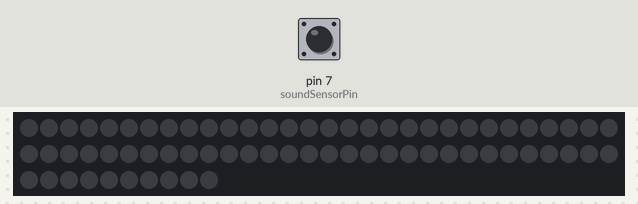
Recording of a sketch running on a simulated Arduino Uno, built with avr-gcc and run on an emulated ATmega328P. Shown: 70 RGB LEDs in strip order, left to right, continuing on the next row. Inputs (shaded band) come from the test bench; at power-on: pin 7 (soundSensorPin) LOW. Dim RGB values are drawn brighter than linear; random numbers use the default seed unless the sketch sets one.

Above: at 1.2 s.
1.3 s: pin 7 (soundSensorPin) driven HIGH
At 1.48 s:
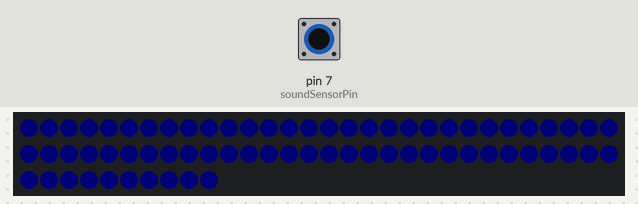
3.7 s: pin 7 (soundSensorPin) driven LOW
At 3.7 s:
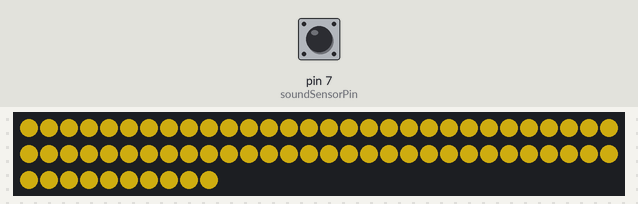
5.2 s: pin 7 (soundSensorPin) driven HIGH
At 5.66 s:
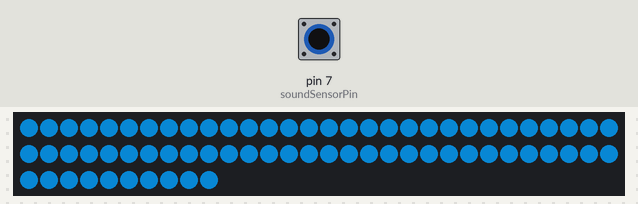
8.2 s: pin 7 (soundSensorPin) driven LOW
At 8.2 s:
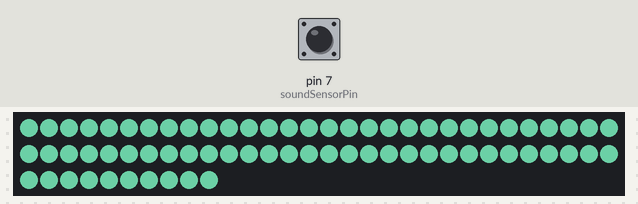
9.7 s: pin 7 (soundSensorPin) driven HIGH
At 9.86 s:
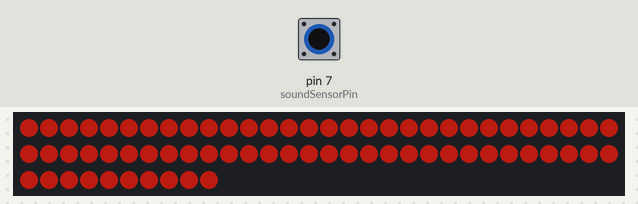
12.7 s: pin 7 (soundSensorPin) pulsed LOW 2 times (0.12 s each, 0.3 s apart)
At 12.84 s:
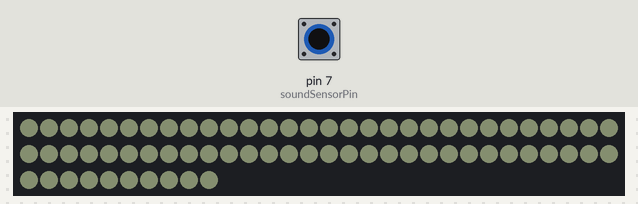
Timing chart, 0 to 15.7 s (numbered marks = the images above; inputs shaded):
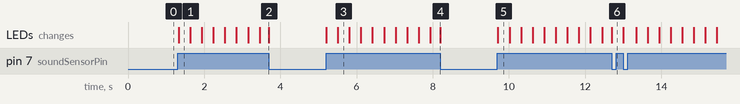

Measured:
- after the input at 1.3 s, the LEDs: change at once (image 1)
- after the input at 3.7 s, every drawn part: stays the same
- after the input at 5.2 s, the LEDs: first change at once (image 3 shows a later state)
- after the input at 8.2 s, every drawn part: stays the same
- after the input at 9.7 s, the LEDs: change at once (image 5)

The sketch:

CSC_235_Final_porject.ino
```cpp
//#include <ArduinoBLE.h>
#include <Adafruit_NeoPixel.h>
Adafruit_NeoPixel strip(70,6); //(Amount, Pin#)

unsigned long startTime = 0; // initialize the start time variable
boolean soundBelowThreshold = false; // initialize the flag variable

int soundSensorPin= 7;
int sound;
//boolean val =0;

void setup(){
Serial.begin (9600);
strip.begin();
strip.clear();
strip.setBrightness(20);

pinMode( 7, INPUT); // check 101 sound sensor project

}
void loop (){

sound = digitalRead(soundSensorPin);
 if (sound == 1) {
 // fucntion light will display when sensor detects sound
 BouncingBrightness(strip.Color(random (0,255), random(0,255),random(0,255)), 10);
 strip.show();
  }


    if (sound == 0) {
  strip.clear();
  }

  }


void BouncingBrightness(uint32_t aColor, int anInterval) {
  static int brightness = 0;
  static boolean pixbrightness = true;

  // code for timer
  static unsigned long startTime = millis();
  unsigned long currentTime = millis();

  if (currentTime - startTime >= anInterval) {
    strip.clear();

    for (int index = 0; index < strip.numPixels(); index++) {
      strip.setPixelColor(index, aColor);
    }

    // if statement to brighten and dim lights

    if (pixbrightness == false) {
      brightness--;
    }

    if (pixbrightness == true) {
      brightness++;
    }
    if (brightness >= 255) {
      pixbrightness = false;
    }
    if (brightness <= 0) {
      pixbrightness = true;
    }

    // turn on current neopixel
    strip.setBrightness(brightness);
    strip.show();
    startTime = millis();
  }
}

//// Input a value 0 to 255 to get a color value.
//// The colours are a transition r - g - b - back to r.
//uint32_t Wheel(byte WheelPos) {
//  if (WheelPos < 85) {
//    return strip.Color(WheelPos * 3, 255 - WheelPos * 3, 0);
//  }
//  else if (WheelPos < 170) {
//    WheelPos -= 85;
//    return strip.Color(255 - WheelPos * 3, 0, WheelPos * 3);
//  }
//  else {
//    WheelPos -= 170;
//    return strip.Color(0, WheelPos * 3, 255 - WheelPos * 3);
//  }
//}
//
//
//
//void rainbowTimer() { // modified from Adafruit example to make it a state machine
//  static unsigned long startTime = millis();
//  int interval = 20;
//  static uint16_t j = 0;
//
//
//  if (millis() - startTime >= interval){
//    for (int i = 0; i < strip.numPixels(); i++) {
//      strip.setPixelColor(i, Wheel((i + j) & 255));
//    }
//    strip.show();
//    j++;
//    if (j >= 256) j = 0;
//    startTime = millis(); // time for next change to the display
//  }
//}
```
